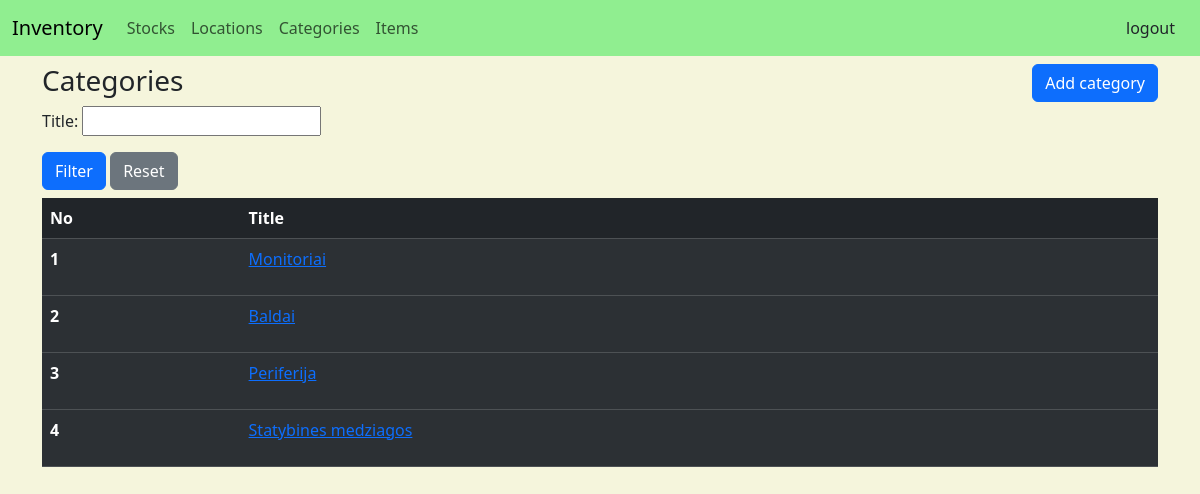
The page /categories (signed in) on the database as committed earlier.
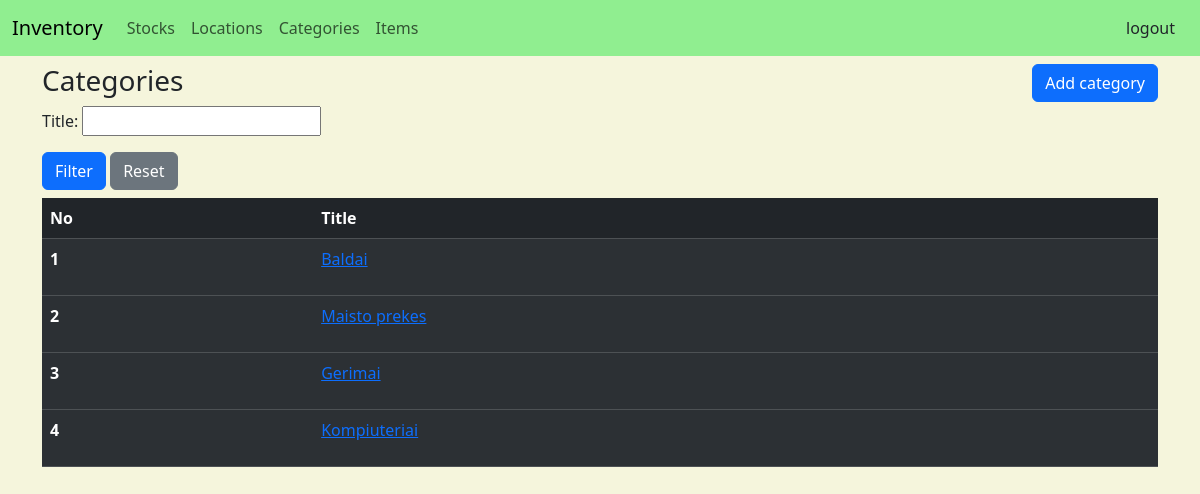
The same page on the database as committed later.
### items/models.py (models this page shows, shortened)
class BaseModel(models.Model):
    objects = models.Manager()
    class Meta:
        abstract = True

class ItemCategory(BaseModel):
    title = models.CharField(max_length=128)

### items/views.py (the view)
# urls.py: path('categories', views.CategoryListView.as_view(), name='list_categories'),
class CategoryListView(LoginRequiredMixin, generic.ListView):
    model = ItemCategory
    template_name = 'category/list.html'
    context_object_name = "categories"
    paginate_by = 10
    def get_context_data(self, **kwargs):
        context = super().get_context_data(**kwargs)
        context['filter_form'] = CategoryForm(self.request.GET)
        return context
    def get_queryset(self):
        queryset = super().get_queryset()
        form = CategoryForm(self.request.GET)
        if form.is_valid():
            title = form.cleaned_data.get('title')
            if title:
                queryset = queryset.filter(title=title)
        return queryset

### items/forms.py
class CategoryForm(forms.Form):
    title = forms.CharField(
        max_length=10,
        required=False)

### items/Templates/category/list.html (shortened to what this page needs)
{% extends "base.html" %}
{% block content %}
<div class="d-flex justify-content-between">
    <div>
        <h3> Categories </h3>
    </div>
    <div>
        <a class="btn btn-primary" href="{% url 'items:create_category' %}" role="button"> Add category</a>
    </div>
</div>
<form method="get" class="pb-2">
    {{ filter_form.as_p }}
    <button type="submit" class="btn btn-primary">Filter</button>
    <a class="btn btn-secondary" href="{% url 'items:list_categories' %}" role="button"> Reset</a>
</form>
<table class="table table-dark table-striped">
    <thead>
    <tr>
        <th scope="col">No</th>
        <th scope="col">Title</th>
    </tr>
    </thead>
    {% for category in categories %}
    <tbody>
    <tr>
        <th scope="row"> {{page_obj.start_index | add:forloop.counter0}}</th>
        <td><p><a href="{% url 'items:view_category' category.id%}">{{category.title}}</a></p></td>
    </tr>
    </tbody>
    {% endfor %}
</table>
{% endblock %}

### items/Templates/base.html (shortened to what this page needs)
<!DOCTYPE html>
<html lang="en">
<head>
     <link href="https://cdn.jsdelivr.net/npm/bootstrap@5.3.3/dist/css/bootstrap.min.css" rel="stylesheet"
>
</head>
<body style="background-color: beige">
    <header>
        {% include 'navigation.html' %}
    </header>
    <main class="container pt-2">
        {% block content %}{% endblock %}
    </main>
</body>
</html>

### items/Templates/navigation.html (shortened to what this page needs)
<nav class="navbar navbar-expand-lg " style="background-color:lightgreen">
    <div class="container-fluid">
        <div class="collapse navbar-collapse" id="navbarText">
            <a class="navbar-brand" href="{% url 'items:home' %}">Inventory</a>
            <ul class="navbar-nav me-auto mb-2 mb-lg-0">
                {% if user.is_authenticated %}
                <li class="nav-item">
                    <a class="nav-link" href="{% url 'items:list_items' %}">Stocks</a>
                </li>
                <li class="nav-item">
                    <a class="nav-link" href="{% url 'items:list_locations' %}">Locations</a>
                </li>
                <li class="nav-item">
                    <a class="nav-link" href="{% url 'items:list_categories' %}">Categories</a>
                </li>
                <li class="nav-item">
                    <a class="nav-link" href="{% url 'items:list_item_types' %}">Items</a>
                </li>
                {% endif %}
            </ul>
            <ul class="navbar-nav">
                <li class="nav-item">
                    {% if user.is_authenticated %}
                    <form method="post" action="{% url 'logout' %}">
                        <button class="btn" type="submit">logout</button>
                    </form>
                    {% else %}
                    <a class="nav-link" href="{% url 'login' %}"> Prisijungti </a>
                    {% endif %}
                </li>
            </ul>
        </div>
    </div>
</nav>

Rows that differ between the two databases and show on the page:
removed ItemCategory: start_index|add "1", title "Monitoriai"
removed ItemCategory: start_index|add "3", title "Periferija"
removed ItemCategory: start_index|add "4", title "Statybines medziagos"
computed for ItemCategory "Baldai": start_index|add "2" → "1"
added ItemCategory: start_index|add "2", title "Maisto prekes"
added ItemCategory: start_index|add "3", title "Gerimai"
added ItemCategory: start_index|add "4", title "Kompiuteriai"
